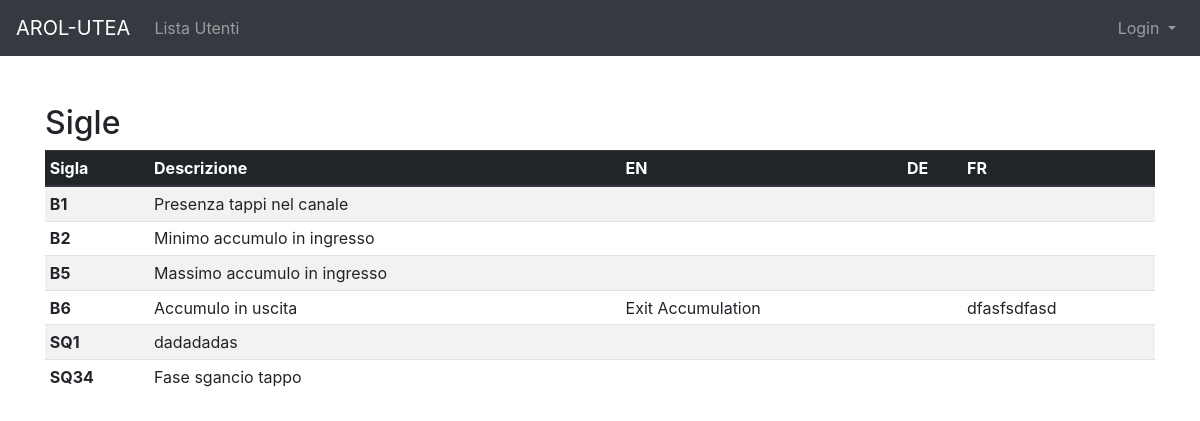
Page /moduli/sigle/ on the committed database.
### core/models.py (models this page shows, shortened)
class Lingua(models.Model):
    id = models.CharField(max_length = 2, primary_key = True)
    lingua = models.CharField(max_length = 20)
    originale = models.CharField(max_length = 20)
    class Meta:
        verbose_name = "lingua"
        verbose_name_plural = "lingue"

### moduli/models.py (models this page shows, shortened)
class Sigla(models.Model):
    sigla = models.CharField(max_length = 5)
    descrizione = models.CharField(max_length = 60)
    tipo = models.ForeignKey(Tipo_componente, on_delete=models.CASCADE)
    class Meta:
        verbose_name_plural = "sigle"
        ordering = ["sigla"]

class Traduzione(models.Model):
    sigla = models.ForeignKey('Sigla', on_delete=models.CASCADE)
    lingua = models.ForeignKey(Lingua, on_delete=models.CASCADE)
    traduzione = models.CharField(max_length = 60)
    class Meta:
        verbose_name_plural = "traduzioni"
        unique_together = ("sigla", "lingua")

### moduli/views.py (the view)
# urls.py: path('sigle/', SiglaList.as_view(), name='sigla_list'),
class SiglaList(ListView):
    model = Sigla
    def get_context_data(self, **kwargs):
        context = super().get_context_data(**kwargs)
        context['lingua'] = Lingua.objects.all()
        return context

### moduli/templates/moduli/sigla_list.html (shortened to what this page needs)
{% extends 'base.html' %}
{% block content %}
<h2>Sigle</h2>
  <table class="table table-striped table-hover table-sm ">
    <thead class="thead-dark">
      <tr>
        <th scope="col"> Sigla </th>
        <th scope="col"> Descrizione </th>
        {% for lng in lingua %}
        <th scope="col">{{ lng.id }}</th>
        {% endfor %}
      </tr>
    </thead>
    <tbody>
        {% for sigla in sigla_list %}
        <tr>
          <th scope="row"> {{ sigla.sigla }} </th>
          <td> {{ sigla.descrizione }} </td>
            {% for lng in lingua.all %}
              <td>
              {% for trad in sigla.traduzione_set.all %}
                  {% if trad.lingua.id == lng.id %}
                    {{ trad.traduzione }}
                  {% endif %}
              {% endfor %}
              </td>
            {% endfor %}
          </tr>
        {% endfor %}
    </tbody>
  </table>
{% endblock content %}

### rows in the picture
Lingua: id "EN"
Lingua: id "DE"
Lingua: id "FR"
Sigla: sigla "B1", descrizione "Presenza tappi nel canale"
Sigla: sigla "B2", descrizione "Minimo accumulo in ingresso"
Sigla: sigla "B5", descrizione "Massimo accumulo in ingresso"
Sigla: sigla "B6", descrizione "Accumulo in uscita"
Traduzione: traduzione "Exit Accumulation"
Traduzione: traduzione "dfasfsdfasd"
Sigla: sigla "SQ1", descrizione "dadadadas"
Sigla: sigla "SQ34", descrizione "Fase sgancio tappo"
